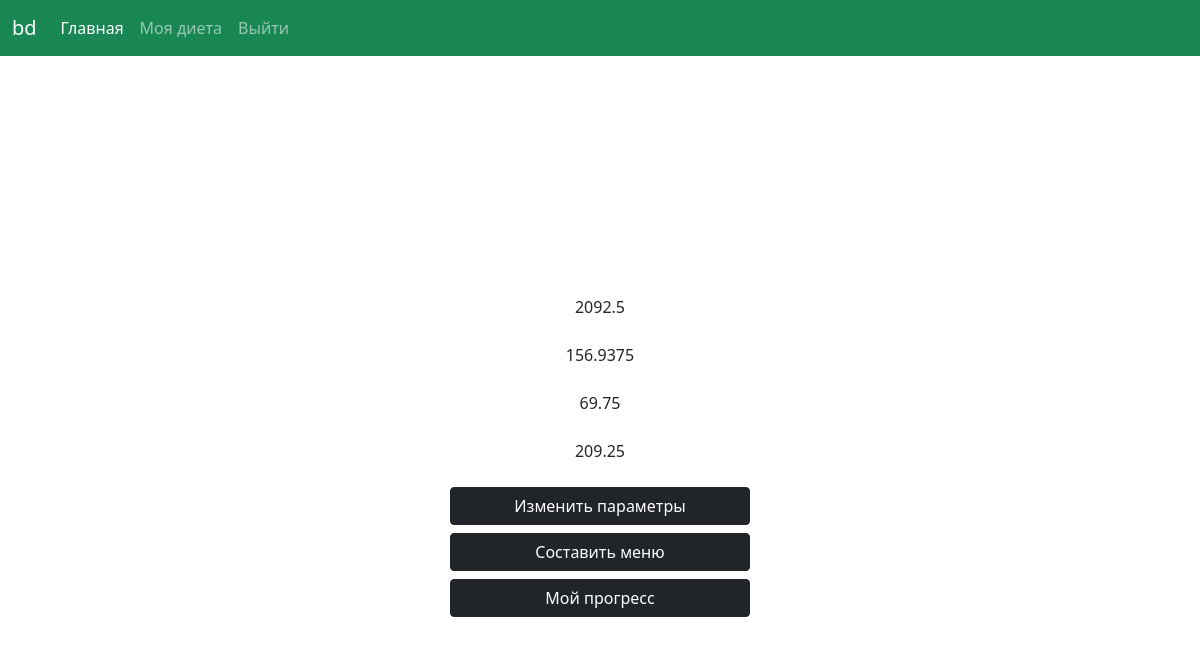
Page /my_diet/ (signed in) on the earlier database version.
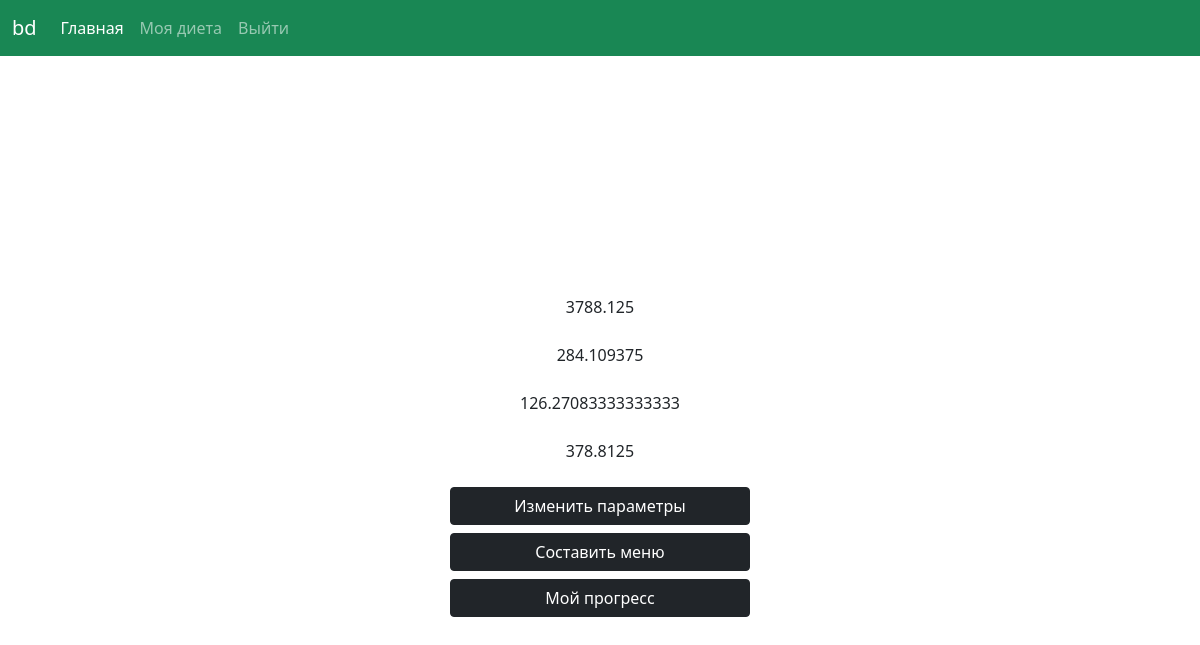
Same page on the later database version.
### balanced_diet/models.py (models this page shows, shortened)
class User_prefs(models.Model):
    owner = models.ForeignKey(User, on_delete=models.CASCADE)
    lactose = models.BooleanField(default=False)
    vegan = models.BooleanField(default=False)
    halal = models.BooleanField(default=False)
    kcal = models.DecimalField(max_digits=6, decimal_places=2)
    proteins = models.DecimalField(max_digits=6, decimal_places=2)
    fats = models.DecimalField(max_digits=6, decimal_places=2)
    carbs = models.DecimalField(max_digits=6, decimal_places=2)

### balanced_diet/views.py (the view)
# urls.py: path('my_diet/', views.my_diet, name='my_diet'),
@login_required
def my_diet(request):
    try:
        kcal = User_param.get_kcal(User_param.objects.get(owner=request.user))
        context = {
            'kcal': kcal[0],
            'prot': kcal[1],
            'fats': kcal[2],
            'carbs': kcal[3],
        }
        User_prefs.objects.update_or_create(
            owner=request.user,
            defaults={
                'owner':request.user,
                'kcal': kcal[0],
                'proteins': kcal[1],
                'fats': kcal[2],
                'carbs': kcal[3],
            }
        )
        return render(request, 'balanced_diet/my_diet.html', context)
    except User_param.DoesNotExist:
        return render(request, 'balanced_diet/my_diet.html')

### balanced_diet/models.py (called while the page is built)
    def get_kcal(self):
        if self.gender == 'M':
            kcal_value = (10 * float(self.weight) + 6.25 * float(self.height) - 5 * float(self.age) + 5) \
                         * float(self.activity.replace(',', '.'))
        elif self.gender == 'F':
            kcal_value = (10 * float(self.weight) + 6.25 * float(self.height) - 5 * float(self.age) - 161) \
                         * float(self.activity.replace(',', '.'))
        proteins = kcal_value * 0.3 / 4
        fats = kcal_value * 0.3 / 9
        carbs = kcal_value * 0.4 / 4
        return kcal_value, proteins, fats, carbs

### balanced_diet/templates/balanced_diet/my_diet.html
{% extends "balanced_diet/base.html" %}
{% block content %}
<div class="d-grid gap-2 col-6 mx-auto"style="max-width: 300px">
    {% if kcal is None %}
    <a class="btn btn-dark"  role="button" href="{% url 'balanced_diet:new_kcal' %}">Рассчитать КБЖУ</a>
    {% else %}
    <p>{{ kcal }}</p>
    <p>{{ prot }}</p>
    <p>{{ fats }}</p>
    <p>{{ carbs }}</p>
    <a class="btn btn-dark"  role="button" href="{% url 'balanced_diet:edit_kcal' %}">Изменить параметры</a>
    <a class="btn btn-dark"  type="button" href="{% url 'balanced_diet:input_prefs' %}">Составить меню</a>
    <a class="btn btn-dark"  type="button" href="{% url 'balanced_diet:progress_charts' %}">Мой прогресс</a>
    {% endif %}
</div>
{% endblock content %}

### balanced_diet/templates/balanced_diet/base.html (shortened to what this page needs)
<!doctype html>
<html lang="en" style="height: 100%">
<head>
    <link href="https://cdn.jsdelivr.net/npm/bootstrap@5.0.2/dist/css/bootstrap.min.css" rel="stylesheet">
</head>
<body style=" height: 100%">
<nav class="navbar navbar-expand-lg navbar-dark bg-success"  >
  <div class="container-fluid">
    <a class="navbar-brand" href="{% url 'balanced_diet:index' %}">bd</a>
    <div class="collapse navbar-collapse" id="navbarNav">
      <ul class="navbar-nav">
        <li class="nav-item">
          <a class="nav-link active" aria-current="page" href="{% url 'balanced_diet:index' %}">Главная</a>
        </li>
          {% if user.is_anonymous %}
        <li class="nav-item">
          <a class="nav-link" href="{% url 'balanced_diet:try_service' %}">Попробовать</a>
        </li>
          <li class="nav-item">
                <a class="nav-link" href="{% url 'users:login' %}">Войти</a>
        </li>
          <li class="nav_item">
                <a class="nav-link" href="{% url 'users:register' %}">Регистрация</a>
          </li>
          {% else %}
          <li class="nav_item">
                <a class="nav-link" href="{% url 'balanced_diet:my_diet' %}">Моя диета</a>
          </li>
          <li class="nav_item">
          <a class="nav-link" href="{% url 'users:logout' %}">Выйти</a>
          </li>
          {% endif %}
      </ul>
    </div>
  </div>
</nav>
<div class="container text-center rounded" style=" max-width: 1000px; display: flex; justify-content: center; align-items: center; height: 100%;">
    {% block content %}{% endblock content %}
</div>
</body>
</html>

Differences in the rows shown:
changed User_prefs: kcal "2092.5" → "3788.125"; proteins "156.9375" → "284.109375"; fats "69.75" → "126.27083333333333"; carbs "209.25" → "378.8125"
